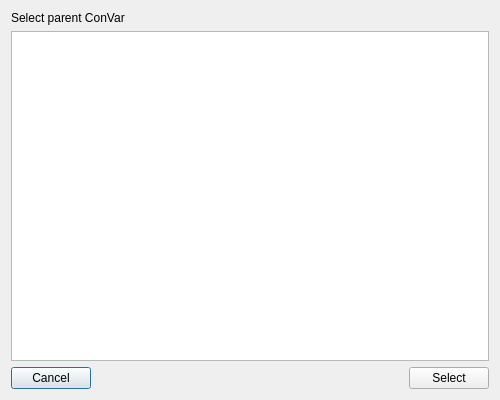
<?xml version="1.0" encoding="UTF-8"?>
<ui version="4.0">
 <class>ConfigConVarDialog</class>
 <widget class="QDialog" name="ConfigConVarDialog">
  <property name="geometry">
   <rect>
    <x>0</x>
    <y>0</y>
    <width>500</width>
    <height>400</height>
   </rect>
  </property>
  <property name="windowTitle">
   <string>Dialog</string>
  </property>
  <property name="windowIcon">
   <iconset resource="../resources.qrc">
    <normaloff>:/icons/resources/Images/tf2dsm_logo.png</normaloff>:/icons/resources/Images/tf2dsm_logo.png</iconset>
  </property>
  <layout class="QVBoxLayout" name="verticalLayout">
   <item>
    <widget class="QLabel" name="label">
     <property name="text">
      <string>Select parent ConVar</string>
     </property>
    </widget>
   </item>
   <item>
    <widget class="QListWidget" name="listParentConVars"/>
   </item>
   <item>
    <layout class="QHBoxLayout" name="horizontalLayout">
     <item>
      <widget class="QPushButton" name="btnCancel">
       <property name="text">
        <string>Cancel</string>
       </property>
      </widget>
     </item>
     <item>
      <spacer name="horizontalSpacer">
       <property name="orientation">
        <enum>Qt::Orientation::Horizontal</enum>
       </property>
       <property name="sizeHint" stdset="0">
        <size>
         <width>40</width>
         <height>20</height>
        </size>
       </property>
      </spacer>
     </item>
     <item>
      <widget class="QPushButton" name="btnSelect">
       <property name="text">
        <string>Select</string>
       </property>
      </widget>
     </item>
    </layout>
   </item>
  </layout>
 </widget>
 <resources>
  <include location="../resources.qrc"/>
 </resources>
 <connections/>
</ui>
